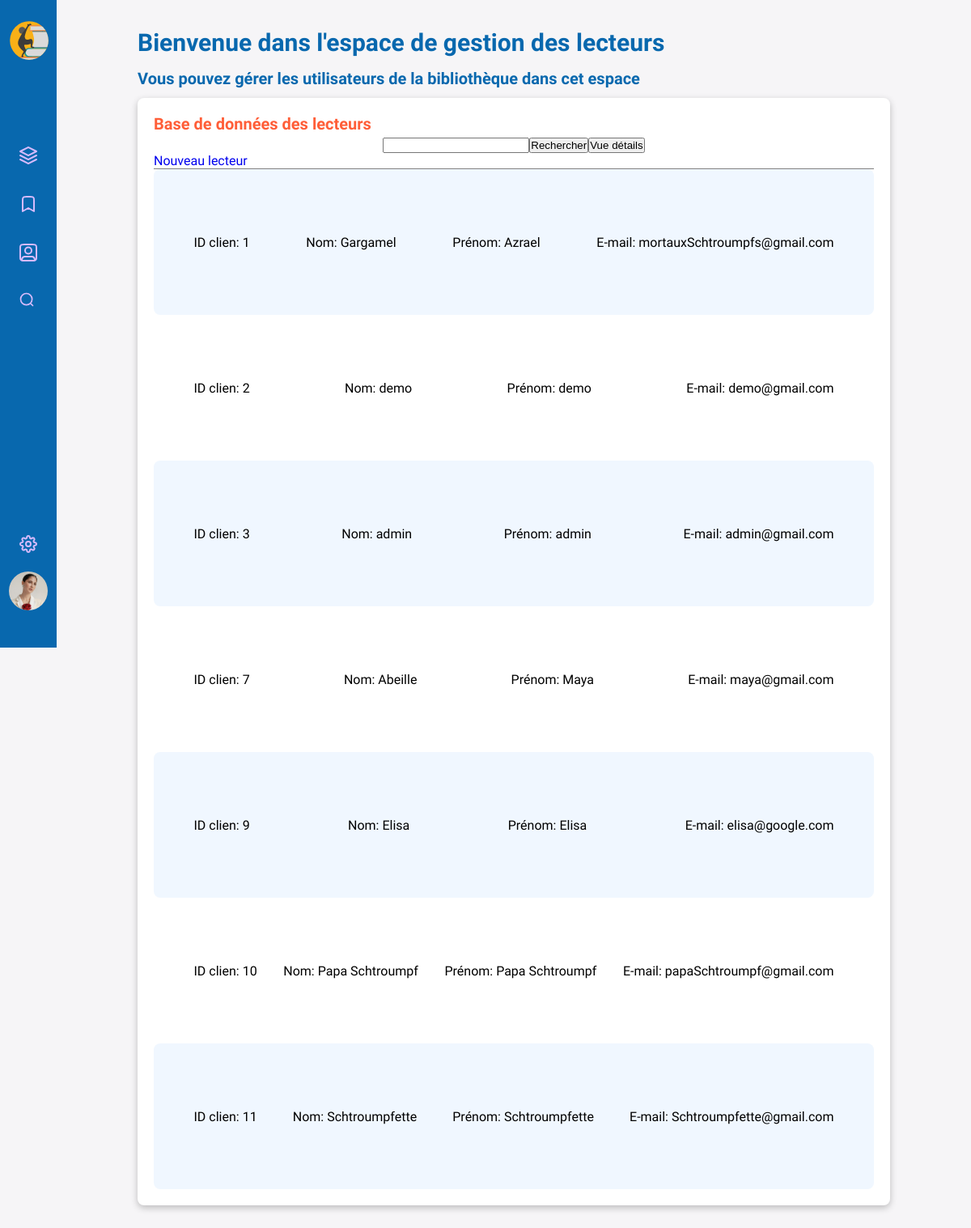
The page /admin/crud-user.php (signed in) on the database as committed earlier.
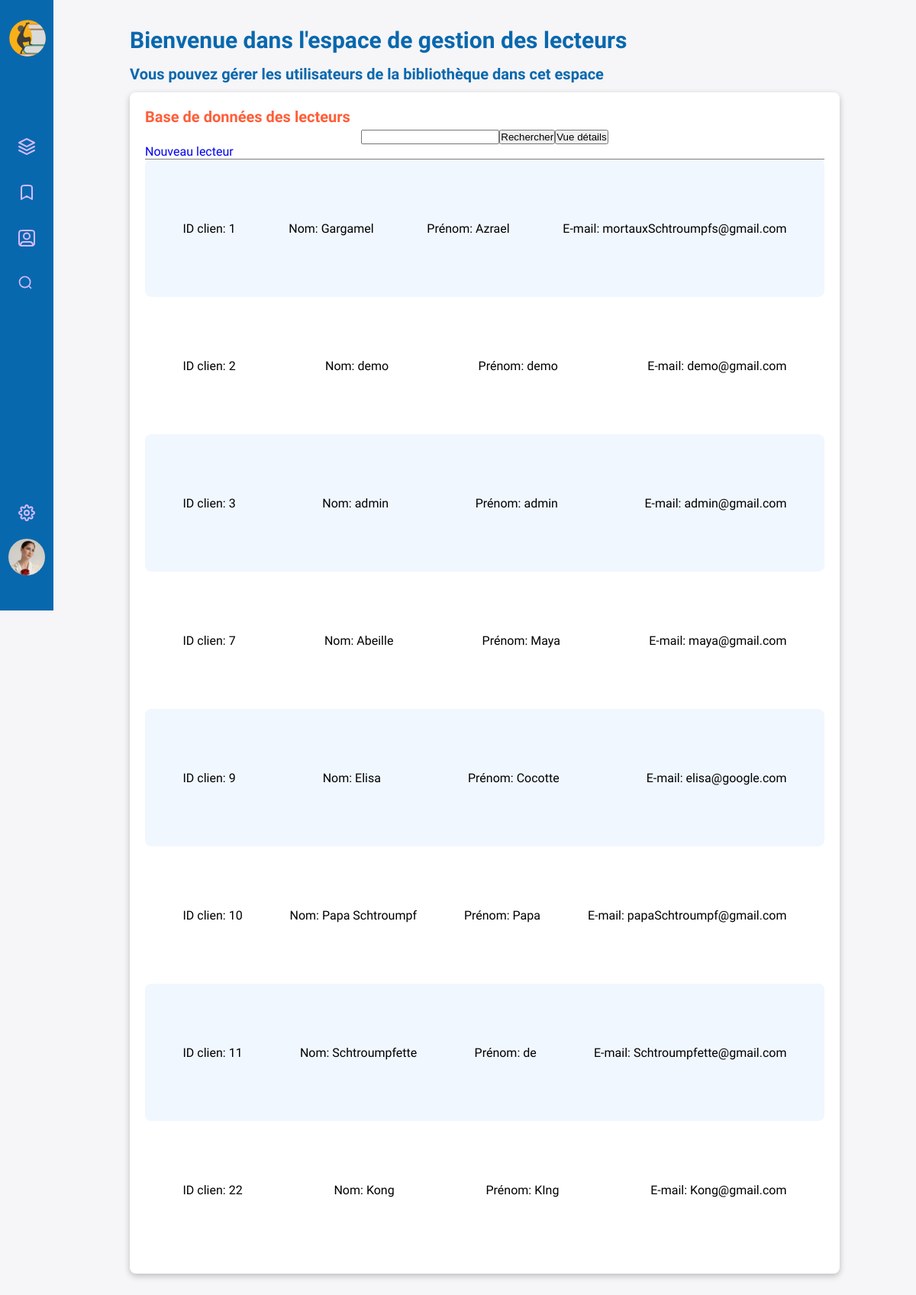
The same page on the database as committed later.
### tables this page shows
CREATE TABLE IF NOT EXISTS `user` (
  `id_user` int NOT NULL AUTO_INCREMENT,
  `firstname` varchar(150) DEFAULT NULL,
  `lastname` varchar(150) DEFAULT NULL,
  `mail` varchar(150) DEFAULT NULL,
  `password` varchar(150) DEFAULT NULL,
  `adress` varchar(250) DEFAULT NULL,
  `avatar` varchar(1) DEFAULT NULL,
  `role` tinyint(1) DEFAULT NULL,
  PRIMARY KEY (`id_user`)
);

### admin/crud-user.php (the view, shortened to what this page needs)
<?php
require_once '../connexion.php';
include_once '../admin/header-main.php';
?>
<section id="crud-user" class="row-limit-size-db">
    <div class="container-dashboard-base">
        <h1 class="h1-dashboard">Bienvenue dans l'espace de gestion des lecteurs</h1>
        <h2 class="h2-dashboard">Vous pouvez gérer les utilisateurs de la bibliothèque dans cet espace</h2>
        <div class="container-crud-book-tabs">
            <div id="box-crud-user" class="box-dashboard">
                <div class="search-add-crud-book">
                    <h3 class="h3-dashboard">Base de données des lecteurs</h3>
                    <div class="search-crud-input">
                        <form action="" method="post">
                            <input type="text" id="input-seach-user" class="input-search" name="text">
                            <input type="submit" id="btn-search-user" class="btn-search" name='rechercher' value="Rechercher"></input>
                            <button type="button" id="btn-all-detail">Vue détails</button>
                        </form>
                    </div>
                    <a href="#box-loan-register" type="button" id="btn-add-book" class="btn-add">Nouveau lecteur</a>
                </div>
                <div id="container-list-book-crud">
                    <ul class="list-book-crud">
                        <?php
                        if (isset($_POST['rechercher']) && !empty($_POST['rechercher'])) {
                            $recheche = $_POST['text'];
                            $userSql = $db->prepare('SELECT `id_user`,`firstname`,`lastname`,`mail`,`adress` FROM `user`
                        WHERE `id_user` LIKE "%' . $recheche . '%" OR  `lastname` LIKE "%' . $recheche . '%"');
                            $userSql->execute();
                            while ($user = $userSql->fetch(PDO::FETCH_ASSOC)) {
                                $idUser = $user['id_user'];
                        ?>
                                <li class="item-book-crud">
                                    <ul class="detail-item-book-crud">
                                        <li class="id-crud-user"> ID clien: <?= $user['id_user'] ?></li>
                                        <li class="firstname-crud-user">Nom: <?= $user['lastname'] ?></li>
                                        <li class="lastname-crud-user">Prénom: <?= $user['firstname'] ?></li>
                                        <li class="mail-crud-user">E-mail: <?= $user['mail'] ?></li>
                                        <li class="btn-option-crud" data-idWork="" data-title="" data-pict="">
                                        </li>
                                        <div class="container-complete-detail-info-book">
                                            <div class="container-flex-crud">
                                                <div class="item-complete-center">
                                                    <h3>Emprunts en cour</h3>
                                                    <ul class="all-info-history-loan">
                                                        <?php
                                                        $epuruntEnCour = false;
                                                        $empruntSql = $db->prepare(
                                                            'SELECT `copy_id`, `work`.`title`, `work`.`pict`,
                                            DATE_FORMAT(`release_date`, "%d/%m/%Y") AS `release`,
                                            DATE_FORMAT(`theoretical_date`, "%d/%m/%Y") AS `theoreticaldate`
                                            FROM `loan`
                                            INNER JOIN `copy`
                                            ON `copy`.`id_copy` = `loan`.`copy_id`
                                            INNER JOIN `work`
                                            ON `copy`.`work_id` = `work`.`id_work`
                                            WHERE `loan`.`status`=1 AND `loan`.`user_id` = :id_user'
                                                        );
                                                        $empruntSql->bindParam('id_user', $idUser, PDO::PARAM_INT);
                                                        $empruntSql->execute();
                                                        while ($emprunt = $empruntSql->fetch(PDO::FETCH_ASSOC)) {
                                                            $epuruntEnCour = true;
                                                        ?>
                                                            <li class="loan-history-row">
                                                                <ul class="item-loan-history-row">
                                                                    <li class="pict-crud-user">
                                                                        <img src="../img/books/<?= $emprunt['pict'] ?>" alt="<?= $emprunt['title'] ?>" class="pict-book-crud">
                                                                    </li>
                                                                    <li class="title-crud-user">Title: <?= $emprunt['title'] ?> </li>
                                                                    <li class="id-copy-crud-user"> Id-copy: <?= $emprunt['copy_id'] ?></li>
                                                                    <li class="date-start-crud-user">Date debut d'emprunt: <?= $emprunt['release'] ?></li>
                                                                    <li class="date-close-crud-user">Date de retour theorerique: <?= $emprunt['theoreticaldate'] ?></li>
                                                                    <li class="btn-option-crud" data-idWork="['id_work']" data-title="['title']" data-pict="['pict']"><img src="../img/picto/magic-wand-02.svg" alt="Crayon">
                                                                    </li>
                                                                </ul>
                                                            </li>
                                                        <?php }
                                                        if ($epuruntEnCour == false) { ?>
                                                            <p>Ce client n'a pas d'emprunt en cour</p>
                                                        <?php }
                                                        ?>
                                                    </ul>
                                                    <h3>Histoire des emprunts du client</h3>
                                                    <ul class="all-info-history-loan">
                                                        <?php
                                                        $epuruntHistorique = false;
                                                        $empruntSql = $db->prepare(
                                                            'SELECT `copy_id`, `work`.`title`, `work`.`pict`,
                                            DATE_FORMAT(`release_date`, "%d/%m/%Y") AS `release`,
                                            DATE_FORMAT(`date_return_loan`, "%d/%m/%Y") AS `return`
                                            FROM `loan`
                                            INNER JOIN `copy`
                                            ON `copy`.`id_copy` = `loan`.`copy_id`
                                            INNER JOIN `work`
                                            ON `copy`.`work_id` = `work`.`id_work`
                                            WHERE `loan`.`status`=0 AND `loan`.`user_id` = :id_user'
                                                        );
                                                        $empruntSql->bindParam('id_user', $idUser, PDO::PARAM_INT);
                                                        $empruntSql->execute();
                                                        while ($emprunt = $empruntSql->fetch(PDO::FETCH_ASSOC)) {
                                                            $epuruntHistorique = true;
                                                        ?>
                                                            <li class="loan-history-row">
                                                                <ul class="item-loan-history-row">
                                                                    <li class="pict-crud-user">
                                                                        <img src="../img/books/<?= $emprunt['pict'] ?>" alt="<?= $emprunt['title'] ?>" class="pict-book-crud">
                                                                    </li>
                                                                    <li class="title-crud-user">Title: <?= $emprunt['title'] ?> </li>
                                                                    <li class="id-copy-crud-user"> Id-copy: <?= $emprunt['copy_id'] ?></li>
                                                                    <li class="date-start-crud-user">Date debut d'emprunt: <?= $emprunt['release'] ?></li>
                                                                    <li class="date-close-crud-user">Date de retour theorerique: <?= $emprunt['return'] ?></li>
                                                                    <li class="btn-option-crud" data-idWork="['id_work']" data-title="['title']" data-pict="['pict']"><img src="../img/picto/magic-wand-02.svg" alt="Crayon">
                                                                    </li>
                                                                </ul>
                                                            </li>
                                                        <?php }
                                                        if ($epuruntHistorique == false) { ?>
                                                            <p>Ce client n'a jamais emprunté de livre</p>
                                                        <?php } ?>
                                                    </ul>
                                                </div>
                                            </div>
                                        </div>
                                        <li class="container-box-option-crud">
                                    </ul>
                                </li>
                            <?php }
                        } else {
                            $userSql = $db->prepare('SELECT `id_user`,`firstname`,`lastname`,`mail`,`adress` FROM `user`');
                            $userSql->execute();
                            while ($user = $userSql->fetch(PDO::FETCH_ASSOC)) {
                            ?>
                                <li class="item-book-crud">
                                    <ul class="detail-item-book-crud">
                                        <li class="id-crud-user"> ID clien: <?= $user['id_user'] ?></li>
                                        <li class="firstname-crud-user">Nom: <?= $user['lastname'] ?></li>
                                        <li class="lastname-crud-user">Prénom: <?= $user['firstname'] ?></li>
                                        <li class="mail-crud-user">E-mail: <?= $user['mail'] ?></li>
                                        <li class="btn-option-crud" data-idWork="" data-title="" data-pict="">
                                        </li>
                                        <li class="container-box-option-crud">
                                    </ul>
                                </li>
                        <?php }
                        } ?>
                    </ul>
                </div>
            </div>
        </div>
    </div>
</section>
</main>
</body>
</html>

### admin/header-main.php (shortened to what this page needs)
<!DOCTYPE html>
<html lang="en">
<head>
    <link rel="stylesheet" href="../css/style-admin.css">
</head>
<body>
    <header id="side-bar-log" class="row-limit-size">
        <nav id="main-sidebar">
            <div id="sidebar-wrapper">
                <nav id="main-sidebar">
                    <div id="container-top-navigation">
                        <a href="../index.php" id="logo-sidebar"><img src="../img/logo-seul-biblook-noir.svg" alt="Bliblook" id="logo-big-sidebar" /><span id="dashbord-title">Tableau de bord</span></a>
                        <ul class="list-btn-side-bar">
                            <?php
                            if ($_SESSION['role'] == 1) {
                            ?>
                                <li>
                                    <a href="./crud-book.php"><img src="../img/side-bar/picto-CRUD.svg" alt="crud">Gérer les livres</a>
                                </li>
                                <li>
                                    <a href="./register-book.php"><img src="../img/picto/bookmark.svg" alt="crud">Registre des emprunts</a>
                                </li>
                                <li>
                                    <a href="./crud-user.php"><img src="../img/side-bar/picto-users.svg" alt="utilisateur">Gérer les utilisateurs</a>
                                </li>
                            <?php
                            }
                            ?>
                            <li>
                                <a href="../front/catalog.php"><img src="../img/picto/search-lg.svg" alt="utilisateur">Consulter le catalogue</a>
                            </li>
                        </ul>
                    </div>
                    <div id="container-group-profil">
                        <ul>
                            <li>
                                <a href="#" id="settings"><img src="../img/side-bar/picto-settings.svg" alt="Options">Options</a>
                            </li>
                            <li>
                                <a href="./profil.php" id="profil"><img src="../img/side-bar/Avatar.svg" alt="prenom" id="profil-pict">Mon profil</a>
                            </li>
                        </ul>
                    </div>
                </nav>
            </div>
        </nav>
    </header>
    <main>

Rows that differ between the two databases and show on the page:
changed user "Elisa": firstname "Elisa" → "Cocotte"
changed user "Papa Schtroumpf": firstname "Papa Schtroumpf" → "Papa"
changed user "Schtroumpfette": firstname "Schtroumpfette" → "de"
added user: id_user "22", lastname "Kong", firstname "KIng", mail "Kong@gmail.com"
